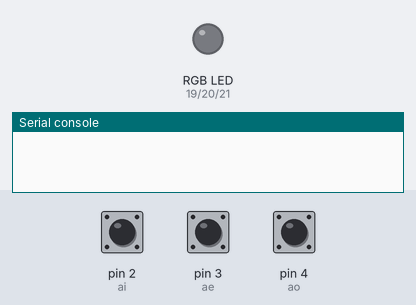
Bench run of a program on a simulated MicroPython board. Parts: an RGB LED mixed from three pins (HIGH = lit), the last lines printed to the serial console. The test bench sets the inputs (shaded band); at power-on: pin 2 (ai) HIGH, pin 3 (ae) HIGH, pin 4 (ao) HIGH.

Above: at 1.2 s.
1.3 s: pin 2 (ai) pulled LOW for 0.15 s
At 1.37 s:
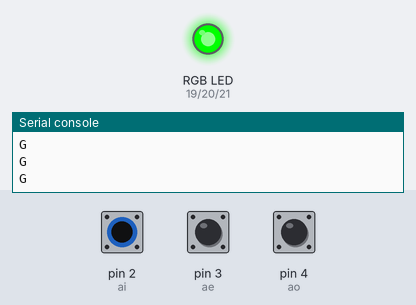
2.9 s: pin 3 (ae) pulled LOW for 0.15 s
At 2.97 s:
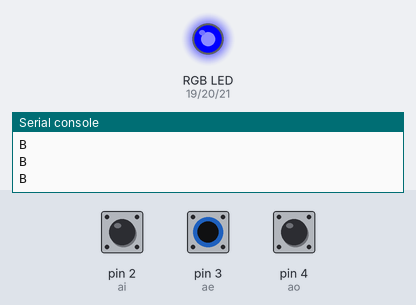
4.5 s: pin 4 (ao) pulled LOW for 0.15 s
At 4.57 s:
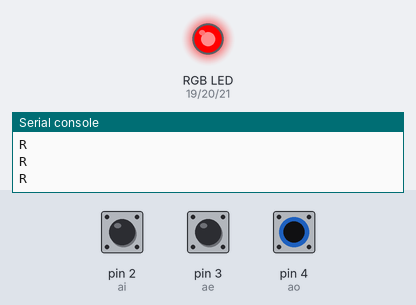
6.1 s: pin 4 (ao) pulled LOW for 3.2 s
At 9.6 s:
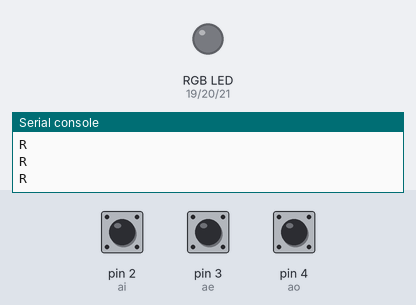
10.8 s: pin 2 (ai) pulled LOW for 3.2 s
At 11.9 s:
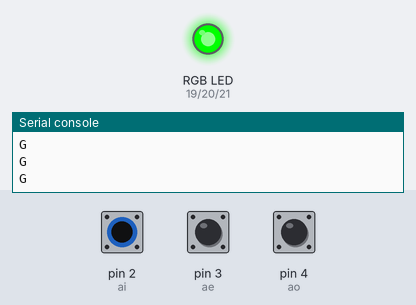
Timing chart, 0 to 15.5 s (numbered marks = the images above; inputs shaded):
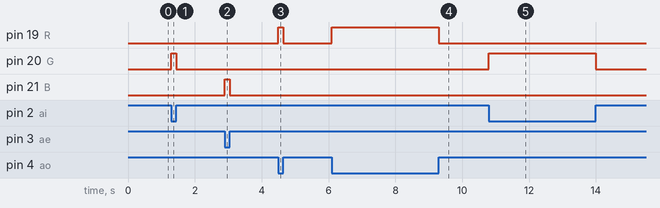

Measured:
- after the input at 1.3 s, pin 20 (G): LOW → HIGH at once, → LOW 0.15 s later
- after the input at 2.9 s, pin 21 (B): LOW → HIGH at once, → LOW 0.15 s later
- after the input at 4.5 s, pin 19 (R): LOW → HIGH at once, → LOW 0.15 s later
- after the input at 6.1 s, pin 19 (R): LOW → HIGH at once, → LOW 3.2 s later
- after the input at 10.8 s, pin 20 (G): LOW → HIGH at once, → LOW 3.2 s later

The program:

RGB.py
```python
from machine import Pin
from time import sleep
import time
G= Pin(20,Pin.OUT)
B= Pin(21,Pin.OUT)
R= Pin(19,Pin.OUT)
ai=Pin(2, Pin.IN, Pin.PULL_UP)
ae=Pin(3, Pin.IN, Pin.PULL_UP)
ao=Pin(4, Pin.IN, Pin.PULL_UP)


while True:
    a =ai.value()
    b =ae.value()
    c =ao.value()
    if a == 0:
        G.value(255)
        B.value(0)
        R.value(0)
        print("G")
    elif b == 0:
        G.value(0)
        B.value(255)
        R.value(0)
        print("B")
    elif c == 0:
        G.value(0)
        B.value(0)
        R.value(255)
        print("R")
    else:
        G.value(0)
        B.value(0)
        R.value(0)
```
